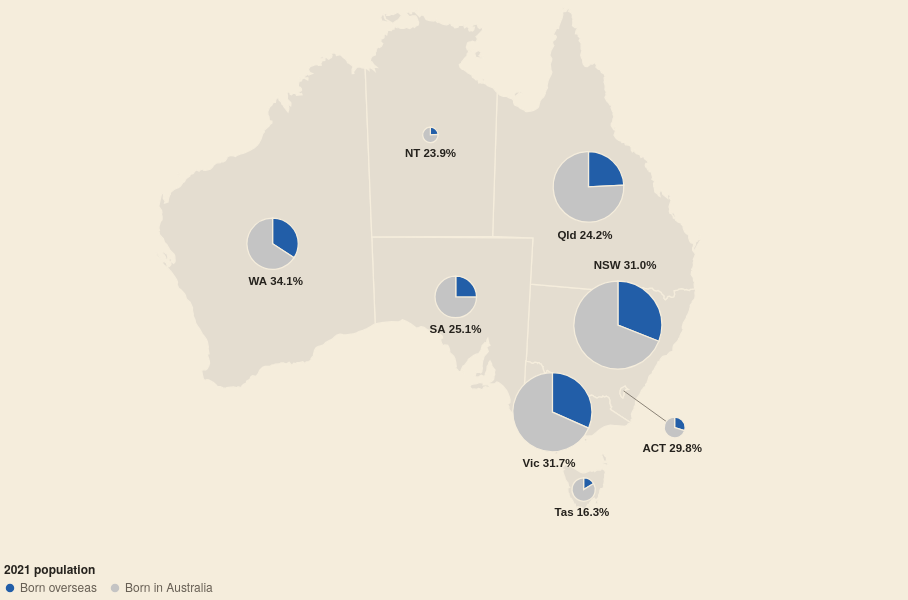

Here is the Vega-Lite specification saved for this chart:
### Vega-Lite specification from a JSON file in a GitHub repository (floating-point values rounded to 4 significant figures; data arrays with more than 128 entries replaced by an {"elided": "..."} marker saying what was removed)
{"$schema": "https://vega.github.io/schema/vega-lite/v5.json", "width": 900, "height": 540, "autosize": {"type": "pad"}, "config": {"background": null, "font": "IBM Plex Sans, Helvetica Neue, Arial, sans-serif", "padding": 4, "view": {"stroke": null}, "axis": {"labelColor": "#675f54", "titleColor": "#675f54", "gridColor": "#d3c5a8", "domainColor": "#d3c5a8", "tickColor": "#d3c5a8", "labelFont": "IBM Plex Sans, Helvetica Neue, Arial, sans-serif", "labelFontSize": 11, "titleFont": "IBM Plex Sans, Helvetica Neue, Arial, sans-serif", "titleFontWeight": 500, "titleFontSize": 11.5}, "legend": {"labelColor": "#675f54", "titleColor": "#25221d", "labelFont": "IBM Plex Sans, Helvetica Neue, Arial, sans-serif", "titleFont": "IBM Plex Sans, Helvetica Neue, Arial, sans-serif", "titleFontWeight": 600, "labelFontSize": 12, "titleFontSize": 12, "symbolStrokeColor": "#f5eddc"}, "text": {"color": "#25221d", "font": "IBM Plex Sans, Helvetica Neue, Arial, sans-serif"}, "tooltipFormat": {"numberFormat": ",.0f"}}, "projection": {"type": "conicEqualArea", "parallels": [-18, -36], "rotate": [-134, 0]}, "params": [{"name": "hl", "value": "", "bind": {"input": "select", "options": ["", "Western Australia", "Victoria", "New South Wales", "Australian Capital Territory", "South Australia", "Queensland", "Northern Territory", "Tasmania"], "labels": ["All states", "Western Australia", "Victoria", "New South Wales", "Australian Capital Territory", "South Australia", "Queensland", "Northern Territory", "Tasmania"], "name": "Highlight a state "}}], "layer": [{"data": {"values": {"type": "Topology", "arcs": {"elided": "106 rows, 2810 int values in total"}, "transform": {"scale": [0.002035, 0.001652], "translate": [112.9, -43.63]}, "objects": {"states": {"type": "GeometryCollection", "geometries": [{"arcs": [[0, 1, 2, 3, 4, 5, 6, 7, 8, 9, 10, 11, 12, 13, 14, 15, 16, 17, 18, 19, 20, 21, 22, 23, 24, 25, 26, 27, 28, 29, 30, 31, 32, 33, 34, 35, 36, 37, 38, 39, 40, 41, 42, 43, 44, 45], [46]], "type": "Polygon", "properties": {"STATE_CODE": "1", "STATE_NAME": "New South Wales"}, "id": 0}, {"arcs": [[47, 48, 49, -38, 50, -36, 51, -34, 52, -32, 53, -30, 54, -28, 55, -26, 56, 57, -23, 58, -21, 59, 60, 61, -17, 62, -15, 63, -13, 64, -11, 65, -9, 66, -7, 67, -5, 68, 69, 70, -1, 71]], "type": "Polygon", "properties": {"STATE_CODE": "2", "STATE_NAME": "Victoria"}, "id": 1}, {"arcs": [[[-45, 72, -43, 73, -41, 74, 75, 76, 77]], [[78]], [[79]], [[80]], [[81]], [[82]]], "type": "MultiPolygon", "properties": {"STATE_CODE": "3", "STATE_NAME": "Queensland"}, "id": 2}, {"arcs": [[[83, 84, -48, 85]], [[86]]], "type": "MultiPolygon", "properties": {"STATE_CODE": "4", "STATE_NAME": "South Australia"}, "id": 3}, {"arcs": [[[87, 88]], [[89]], [[90]], [[91]]], "type": "MultiPolygon", "properties": {"STATE_CODE": "5", "STATE_NAME": "Western Australia"}, "id": 4}, {"arcs": [[[92]], [[93]], [[94]], [[95]], [[96]], [[97]]], "type": "MultiPolygon", "properties": {"STATE_CODE": "6", "STATE_NAME": "Tasmania"}, "id": 5}, {"arcs": [[[-77, 98, 99]], [[100]], [[101]], [[102]], [[103]], [[104]], [[105]]], "type": "MultiPolygon", "properties": {"STATE_CODE": "7", "STATE_NAME": "Northern Territory"}, "id": 6}, {"arcs": [[-47]], "type": "Polygon", "properties": {"STATE_CODE": "8", "STATE_NAME": "Australian Capital Territory"}, "id": 7}]}}}, "format": {"type": "topojson", "feature": "states"}}, "mark": {"type": "geoshape", "fill": "#e4ddd0", "stroke": "#f5eddc", "strokeWidth": 1.25, "cursor": "pointer"}, "transform": [{"lookup": "properties.STATE_NAME", "from": {"data": {"values": [{"s_name": "Western Australia", "s_share": 34.1, "s_growth": 5.5, "s_os": 938900, "s_pop": 2749370, "s_top": "England", "s_topn": 211730}, {"s_name": "Victoria", "s_share": 31.7, "s_growth": 7.2, "s_os": 2072570, "s_pop": 6547820, "s_top": "India", "s_topn": 272250}, {"s_name": "New South Wales", "s_share": 31, "s_growth": 6.2, "s_os": 2510260, "s_pop": 8097060, "s_top": "China", "s_topn": 261330}, {"s_name": "Australian Capital Territory", "s_share": 29.8, "s_growth": 6.9, "s_os": 134900, "s_pop": 452510, "s_top": "India", "s_topn": 17510}, {"s_name": "South Australia", "s_share": 25.1, "s_growth": 3.9, "s_os": 452410, "s_pop": 1802600, "s_top": "England", "s_topn": 98770}, {"s_name": "Queensland", "s_share": 24.2, "s_growth": 6.2, "s_os": 1263640, "s_pop": 5215810, "s_top": "New Zealand", "s_topn": 229920}, {"s_name": "Northern Territory", "s_share": 23.9, "s_growth": 7.8, "s_os": 59240, "s_pop": 248150, "s_top": "Philippines", "s_topn": 7320}, {"s_name": "Tasmania", "s_share": 16.3, "s_growth": 5.5, "s_os": 92320, "s_pop": 567240, "s_top": "England", "s_topn": 20420}]}, "key": "s_name", "fields": ["s_name", "s_share", "s_growth", "s_os", "s_pop", "s_top", "s_topn"]}}], "params": [{"name": "hov12", "select": {"type": "point", "fields": ["s_name"], "on": "pointerover", "clear": "pointerout"}}], "encoding": {"stroke": {"condition": {"param": "hov12", "empty": false, "value": "#111111"}, "value": "#f5eddc"}, "strokeWidth": {"condition": {"param": "hov12", "empty": false, "value": 2.5}, "value": 1.25}, "tooltip": [{"field": "s_name", "title": "State / territory"}, {"field": "s_share", "title": "Born overseas, 2021 (%)", "format": ".1f"}, {"field": "s_os", "title": "Overseas-born residents", "format": ","}, {"field": "s_pop", "title": "Total population, 2021", "format": ","}, {"field": "s_top", "title": "Largest overseas birthplace"}, {"field": "s_topn", "title": "Residents born there", "format": ","}, {"field": "s_growth", "title": "Change in share since 2001 (pts)", "format": "+.1f"}]}}, {"data": {"values": [{"lon": 149.1, "lat": -35.45, "llon": 153.6, "llat": -37.4}]}, "mark": {"type": "rule", "strokeWidth": 0.75}, "encoding": {"longitude": {"field": "lon", "type": "quantitative"}, "latitude": {"field": "lat", "type": "quantitative"}, "longitude2": {"field": "llon"}, "latitude2": {"field": "llat"}, "color": {"value": "#675f54"}}}, {"data": {"values": [{"abbr": "WA", "name": "Western Australia", "lon": 121.6, "lat": -26, "r": 25.64, "a0": 0, "a1": 2.146, "part": "Born overseas", "n": 938900, "pct": 34.15}, {"abbr": "WA", "name": "Western Australia", "lon": 121.6, "lat": -26, "r": 25.64, "a0": 2.146, "a1": 6.283, "part": "Born in Australia", "n": 1810470, "pct": 65.85}, {"abbr": "Vic", "name": "Victoria", "lon": 143.4, "lat": -37.3, "r": 39.57, "a0": 0, "a1": 1.989, "part": "Born overseas", "n": 2072570, "pct": 31.65}, {"abbr": "Vic", "name": "Victoria", "lon": 143.4, "lat": -37.3, "r": 39.57, "a0": 1.989, "a1": 6.283, "part": "Born in Australia", "n": 4475250, "pct": 68.35}, {"abbr": "NSW", "name": "New South Wales", "lon": 148, "lat": -31.2, "r": 44, "a0": 0, "a1": 1.948, "part": "Born overseas", "n": 2510260, "pct": 31.0}, {"abbr": "NSW", "name": "New South Wales", "lon": 148, "lat": -31.2, "r": 44, "a0": 1.948, "a1": 6.283, "part": "Born in Australia", "n": 5586800, "pct": 69.0}, {"abbr": "ACT", "name": "Australian Capital Territory", "lon": 153.6, "lat": -37.4, "r": 10.4, "a0": 0, "a1": 1.873, "part": "Born overseas", "n": 134900, "pct": 29.81}, {"abbr": "ACT", "name": "Australian Capital Territory", "lon": 153.6, "lat": -37.4, "r": 10.4, "a0": 1.873, "a1": 6.283, "part": "Born in Australia", "n": 317610, "pct": 70.19}, {"abbr": "SA", "name": "South Australia", "lon": 135.3, "lat": -30, "r": 20.76, "a0": 0, "a1": 1.577, "part": "Born overseas", "n": 452410, "pct": 25.1}, {"abbr": "SA", "name": "South Australia", "lon": 135.3, "lat": -30, "r": 20.76, "a0": 1.577, "a1": 6.283, "part": "Born in Australia", "n": 1350190, "pct": 74.9}, {"abbr": "Qld", "name": "Queensland", "lon": 144.8, "lat": -22.4, "r": 35.31, "a0": 0, "a1": 1.522, "part": "Born overseas", "n": 1263640, "pct": 24.23}, {"abbr": "Qld", "name": "Queensland", "lon": 144.8, "lat": -22.4, "r": 35.31, "a0": 1.522, "a1": 6.283, "part": "Born in Australia", "n": 3952170, "pct": 75.77}, {"abbr": "NT", "name": "Northern Territory", "lon": 133.4, "lat": -19.4, "r": 7.703, "a0": 0, "a1": 1.5, "part": "Born overseas", "n": 59240, "pct": 23.87}, {"abbr": "NT", "name": "Northern Territory", "lon": 133.4, "lat": -19.4, "r": 7.703, "a0": 1.5, "a1": 6.283, "part": "Born in Australia", "n": 188910, "pct": 76.13}, {"abbr": "Tas", "name": "Tasmania", "lon": 146.6, "lat": -42.3, "r": 11.65, "a0": 0, "a1": 1.023, "part": "Born overseas", "n": 92320, "pct": 16.28}, {"abbr": "Tas", "name": "Tasmania", "lon": 146.6, "lat": -42.3, "r": 11.65, "a0": 1.023, "a1": 6.283, "part": "Born in Australia", "n": 474920, "pct": 83.72}]}, "mark": {"type": "arc", "stroke": "#f5eddc", "strokeWidth": 1.25, "cursor": "pointer"}, "encoding": {"opacity": {"condition": {"test": "hl == '' || datum.name == hl", "value": 1}, "value": 0.2}, "longitude": {"field": "lon", "type": "quantitative"}, "latitude": {"field": "lat", "type": "quantitative"}, "theta": {"field": "a0", "type": "quantitative", "scale": null}, "theta2": {"field": "a1"}, "radius": {"field": "r", "type": "quantitative", "scale": null}, "color": {"field": "part", "type": "nominal", "scale": {"domain": ["Born overseas", "Born in Australia"], "range": ["#225ea8", "#c4c4c4"]}, "legend": {"title": "2021 population", "orient": "bottom"}}, "tooltip": [{"field": "part", "title": "Slice"}, {"field": "n", "title": "People in slice", "format": ","}, {"field": "pct", "title": "Share of state (%)", "format": ".1f"}, {"field": "s_name", "title": "State / territory"}, {"field": "s_share", "title": "Born overseas, 2021 (%)", "format": ".1f"}, {"field": "s_os", "title": "Overseas-born residents", "format": ","}, {"field": "s_pop", "title": "Total population, 2021", "format": ","}, {"field": "s_top", "title": "Largest overseas birthplace"}, {"field": "s_topn", "title": "Residents born there", "format": ","}, {"field": "s_growth", "title": "Change in share since 2001 (pts)", "format": "+.1f"}]}, "transform": [{"lookup": "name", "from": {"data": {"values": [{"s_name": "Western Australia", "s_share": 34.1, "s_growth": 5.5, "s_os": 938900, "s_pop": 2749370, "s_top": "England", "s_topn": 211730}, {"s_name": "Victoria", "s_share": 31.7, "s_growth": 7.2, "s_os": 2072570, "s_pop": 6547820, "s_top": "India", "s_topn": 272250}, {"s_name": "New South Wales", "s_share": 31, "s_growth": 6.2, "s_os": 2510260, "s_pop": 8097060, "s_top": "China", "s_topn": 261330}, {"s_name": "Australian Capital Territory", "s_share": 29.8, "s_growth": 6.9, "s_os": 134900, "s_pop": 452510, "s_top": "India", "s_topn": 17510}, {"s_name": "South Australia", "s_share": 25.1, "s_growth": 3.9, "s_os": 452410, "s_pop": 1802600, "s_top": "England", "s_topn": 98770}, {"s_name": "Queensland", "s_share": 24.2, "s_growth": 6.2, "s_os": 1263640, "s_pop": 5215810, "s_top": "New Zealand", "s_topn": 229920}, {"s_name": "Northern Territory", "s_share": 23.9, "s_growth": 7.8, "s_os": 59240, "s_pop": 248150, "s_top": "Philippines", "s_topn": 7320}, {"s_name": "Tasmania", "s_share": 16.3, "s_growth": 5.5, "s_os": 92320, "s_pop": 567240, "s_top": "England", "s_topn": 20420}]}, "key": "s_name", "fields": ["s_name", "s_share", "s_growth", "s_os", "s_pop", "s_top", "s_topn"]}}]}, {"data": {"values": [{"abbr": "WA", "lon": 121.6, "lat": -28.14, "r": 25.64, "l": "WA 34.1%"}, {"abbr": "Vic", "lon": 143.4, "lat": -40.41, "r": 39.57, "l": "Vic 31.7%"}, {"abbr": "NSW", "lon": 148, "lat": -26.95, "r": 44, "l": "NSW 31.0%"}, {"abbr": "ACT", "lon": 153.6, "lat": -38.47, "r": 10.4, "l": "ACT 29.8%"}, {"abbr": "SA", "lon": 135.3, "lat": -31.8, "r": 20.76, "l": "SA 25.1%"}, {"abbr": "Qld", "lon": 144.8, "lat": -25.21, "r": 35.31, "l": "Qld 24.2%"}, {"abbr": "NT", "lon": 133.4, "lat": -20.29, "r": 7.703, "l": "NT 23.9%"}, {"abbr": "Tas", "lon": 146.6, "lat": -43.46, "r": 11.65, "l": "Tas 16.3%"}]}, "mark": {"type": "text", "baseline": "top", "fontSize": 11.5, "font": "IBM Plex Sans Condensed, Arial Narrow, sans-serif", "fontWeight": 600}, "encoding": {"longitude": {"field": "lon", "type": "quantitative"}, "latitude": {"field": "lat", "type": "quantitative"}, "text": {"field": "l"}, "color": {"value": "#25221d"}}}, {"data": {"values": [{"type": "Feature", "properties": {}, "geometry": {"type": "MultiPoint", "coordinates": [[112, -10], [158, -10], [158, -45], [112, -45]]}}]}, "mark": {"type": "geoshape", "opacity": 0, "filled": false, "strokeOpacity": 0}}], "background": "#f5eddc"}
